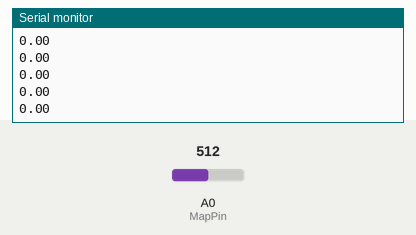
This sketch was run on a simulated SparkFun Pro Micro, built with avr-gcc and run on an emulated ATmega32U4. Shown: the last lines printed to the serial monitor. Inputs (shaded band) come from the test bench; at power-on: A0 (MapPin) = 512.

Above: at 1.2 s.
1.3 s: A0 (MapPin) set to 716
At 1.31 s:
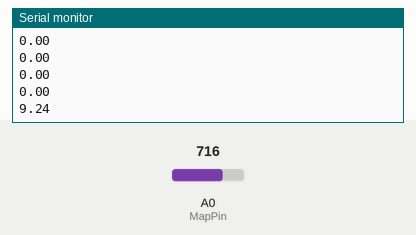
2.8 s: A0 (MapPin) set to 900
At 2.82 s:
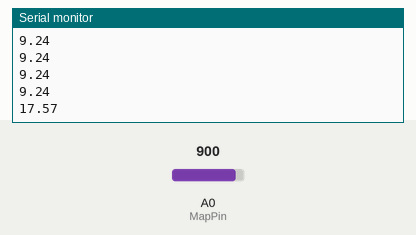
Timing chart, 0 to 5.8 s (numbered marks = the images above; inputs shaded):
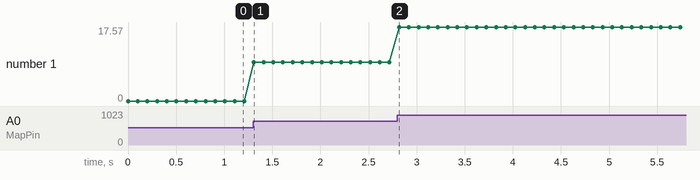

The sketch:

Boost_Gauge.ino
```cpp
// Project: Basic Boost Logger
// Author: Ben Ford
// Use: Log Boost pressure to serial console
// Arduino Pro Micro and MPX2650AP

//Define Pins used for Function
const int MapPin = A0; // Map sesnor pin


//Set other global variables
double MapKPA;// Initialise other PID variables
float CurKPA = MapKPA;
float PSI = CurKPA;
float Atmo = 0;

void setup() {
  Serial.begin(9600); //Open Serial Port
  Atmo = analogRead(MapPin) * (315.0 / 1023.0); //Read Atmospheric pressure and convert to KPA
}

void loop(){
  Boost();
  Output();
}

void Boost() {
  MapKPA = analogRead(MapPin) * (315.0 / 1023.0);  //Read map Pin and convert to KPA
}

void Output(){
    PSI = (MapKPA - Atmo) / 6.8;
    Serial.println(PSI); // Write PSI to serial
    delay(100); // How often to poll

}
```

Measured:
- after the input at 1.3 s, the serial monitor: prints a new line at once (image 1)
- after the input at 2.8 s, the serial monitor: prints a new line at once (image 2)
- plotted number 1: 0 → 9.24 after the input at 1.3 s, 9.24 → 17.57 after the input at 2.8 s
